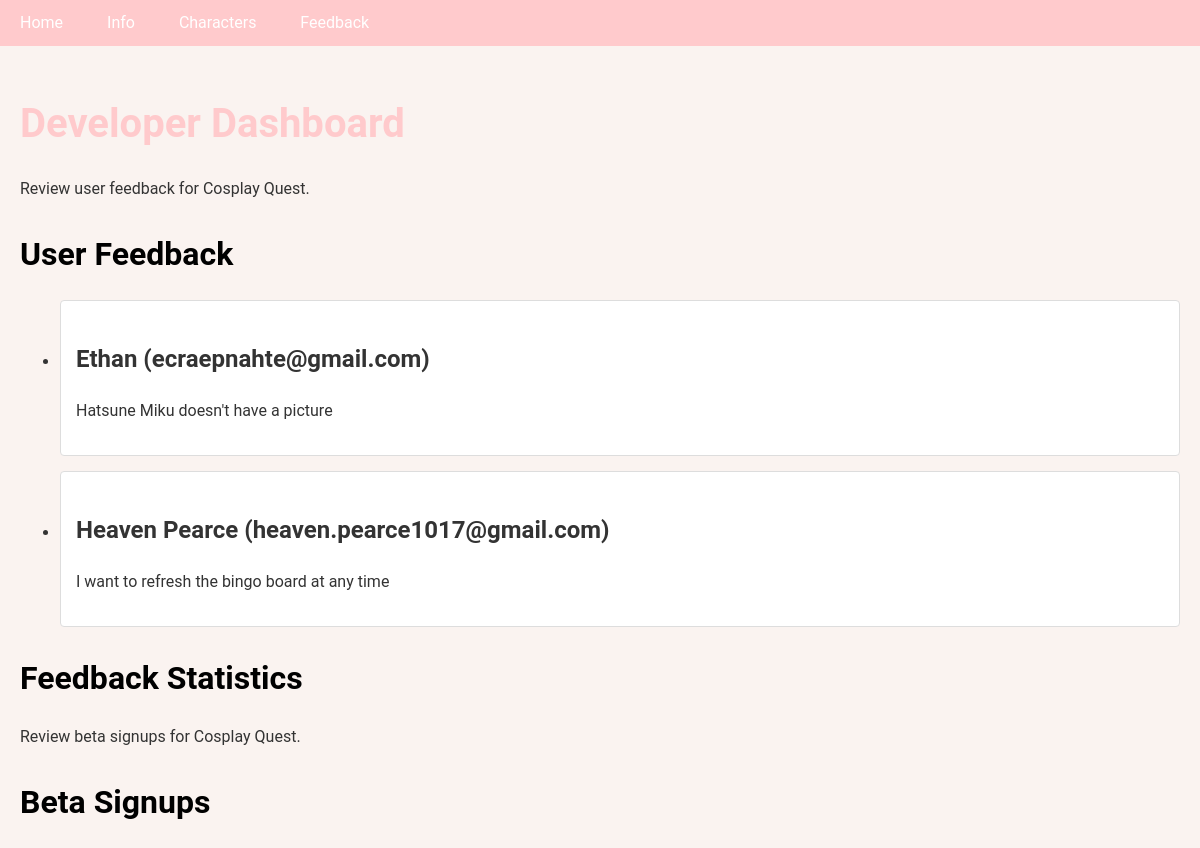
/developer, run on an earlier commit of the app's database.
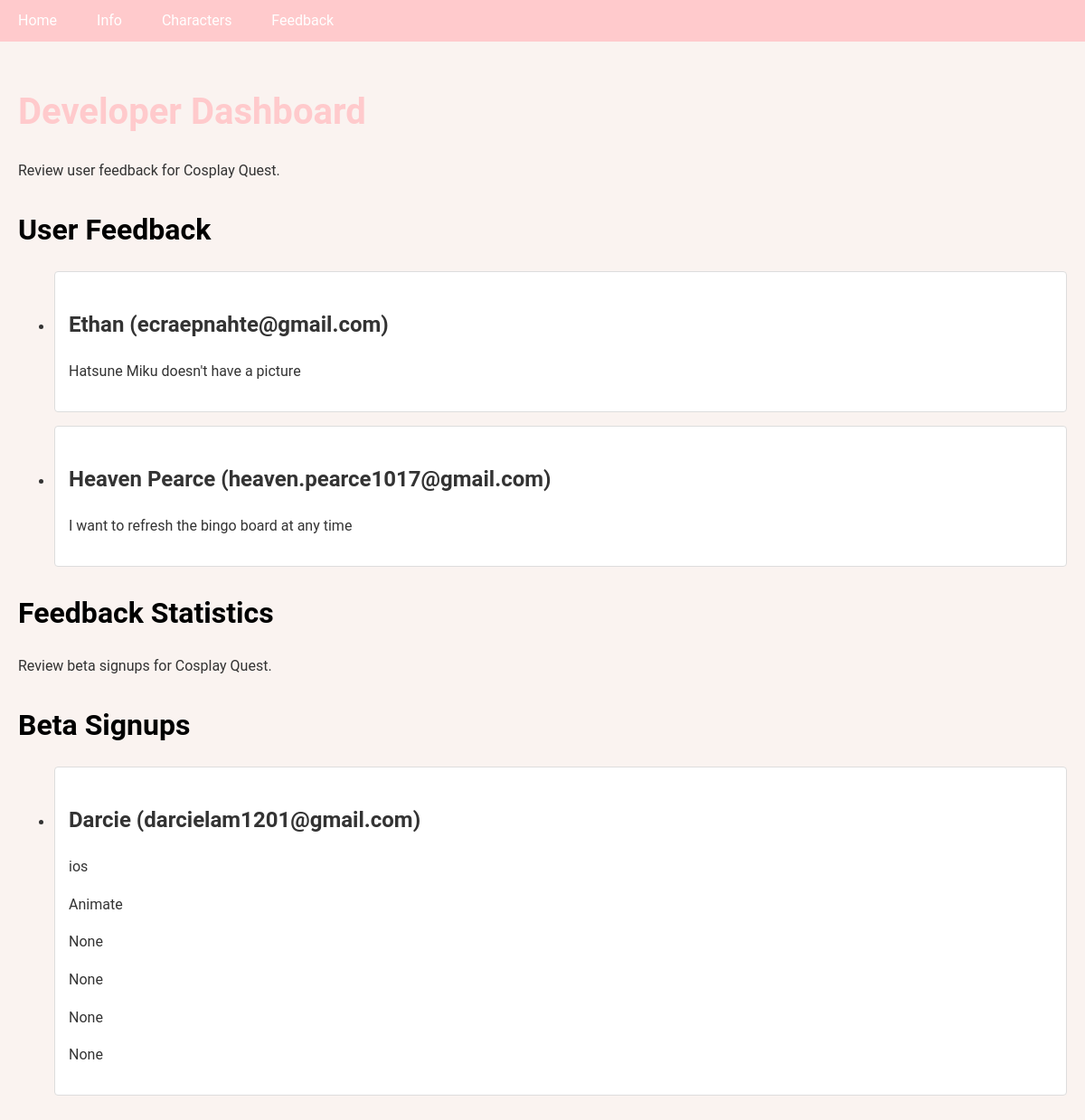
And on a later commit of the database.
### app/models.py (models this page shows)
class Feedback(Base):
    __tablename__ = "feedback"
    id = Column(Integer, primary_key=True, index=True)
    name = Column(String, index=True)
    email = Column(String, index=True)
    message = Column(Text)
    created_at = Column(DateTime(timezone=True), server_default=func.now())

class BetaSignup(Base):
    __tablename__ = "beta_signup"
    id = Column(Integer, primary_key=True, index=True)
    name = Column(String, index=True)
    email = Column(String, index=True)
    device_os = Column(String)
    next_con = Column(String, nullable=True)
    next_con_date = Column(DateTime, nullable=True)
    will_cosplay = Column(Boolean)
    character = Column(String, nullable=True)
    source_media = Column(String, nullable=True)
    created_at = Column(DateTime(timezone=True), server_default=func.now())

### main.py (the view)
@app.get("/developer")
async def developer(request: Request, db: Session = Depends(get_db)):
    feedback_list = crud.get_all_feedback(db)
    beta_signup_list = crud.get_all_beta_signups(db)
    return templates.TemplateResponse("developer.html", {"request": request, "feedback_list": feedback_list, "beta_signup_list": beta_signup_list})

### templates/developer.html (shortened to what this page needs)
{% extends "base.html" %}
{% block content %}
<div class="container">
    <h1>Developer Dashboard</h1>
    <p>Review user feedback for Cosplay Quest.</p>
    <div class="feedback-list">
        <h2>User Feedback</h2>
        <ul hx-get="/refresh-feedback" hx-trigger="load, every 30s">
            {% for feedback in feedback_list %}
            <li class="feedback-item">
                <h3>{{ feedback.name }} ({{ feedback.email }})</h3>
                <p>{{ feedback.message }}</p>
            </li>
            {% endfor %}
        </ul>
    </div>
    <div class="feedback-stats">
        <h2>Feedback Statistics</h2>
    </div>
    <p>Review beta signups for Cosplay Quest.</p>
    <div class="feedback-list">
        <h2>Beta Signups</h2>
        <ul hx-get="/refresh-beta-signups" hx-trigger="load, every 30s">
            {% for beta_signup in beta_signup_list %}
            <li class="feedback-item">
                <h3>{{ beta_signup.name }} ({{ beta_signup.email }})</h3>
                <p>{{ beta_signup.device_os }}</p>
                <p>{{ beta_signup.next_con }}</p>
                <p>{{ beta_signup.next_con_date }}</p>
                <p>{{ beta_signup.will_cosplay }}</p>
                <p>{{ beta_signup.character }}</p>
                <p>{{ beta_signup.source_media }}</p>
            </li>
            {% endfor %}
        </ul>
    </div>
</div>
{% endblock %}

### templates/base.html (shortened to what this page needs)
<!DOCTYPE html>
<html lang="en">
<head>
    <link rel="stylesheet" href="{{ url_for('static', path='/styles.css') }}">
</head>
<body>
    <nav>
        <a href="/">Home</a>
        <a href="/info">Info</a>
        <a href="/character-list">Characters</a>
        <a href="/feedback">Feedback</a>
    </nav>
    {% block content %}{% endblock %}
</body>
</html>

### static/styles.css (style rules this page uses)
:root { --primary-color: #FFCACC; --secondary-color: #000000; --background-color: #FAF3F0; --text-color: #333333; --error-color: #b00020; --success-color: green; }
body { font-family: 'Roboto', sans-serif; line-height: 1.6; color: var(--text-color); background-color: var(--background-color); margin: 0; padding: 0; }
.container { max-width: 1200px; margin: 0 auto; padding: 20px; }
h1, h2, h3 { margin-bottom: 20px; }
h1 { font-size: 2.5em; color: var(--primary-color); }
h2 { font-size: 2em; color: var(--secondary-color); }
h3 { font-size: 1.5em; }
nav { background-color: var(--primary-color); padding: 10px 0; }
nav a { color: white; text-decoration: none; padding: 10px 15px; margin: 0 5px; transition: background-color 0.3s; }
.feedback-list { list-style-type: none; padding: 0; }
.feedback-item { background-color: white; border: 1px solid #ddd; border-radius: 4px; padding: 15px; margin-bottom: 15px; }

What changed in the data, as far as the page shows it:
added BetaSignup: name "Darcie", email "darcielam1201@gmail.com", device_os "ios", next_con "Animate", next_con_date "None", will_cosplay "None", character "None", source_media "None"
